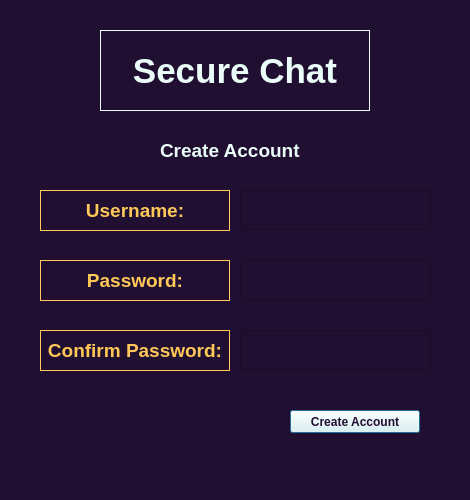
<?xml version="1.0" encoding="UTF-8"?>
<ui version="4.0">
 <class>Dialog</class>
 <widget class="QDialog" name="Dialog">
  <property name="geometry">
   <rect>
    <x>0</x>
    <y>0</y>
    <width>470</width>
    <height>500</height>
   </rect>
  </property>
  <property name="windowTitle">
   <string>Secure Chat - Create Account</string>
  </property>
  <property name="windowOpacity">
   <double>0.990000000000000</double>
  </property>
  <property name="styleSheet">
   <string notr="true">background-color:#210f32</string>
  </property>
  <widget class="QLineEdit" name="username">
   <property name="geometry">
    <rect>
     <x>240</x>
     <y>190</y>
     <width>191</width>
     <height>40</height>
    </rect>
   </property>
   <property name="styleSheet">
    <string notr="true">color:#eafdf8;font-size:14pt;</string>
   </property>
  </widget>
  <widget class="QLineEdit" name="password">
   <property name="geometry">
    <rect>
     <x>240</x>
     <y>260</y>
     <width>191</width>
     <height>40</height>
    </rect>
   </property>
   <property name="styleSheet">
    <string notr="true">color:#eafdf8;font-size:14pt;</string>
   </property>
  </widget>
  <widget class="QLineEdit" name="confirmPassword">
   <property name="geometry">
    <rect>
     <x>240</x>
     <y>330</y>
     <width>191</width>
     <height>40</height>
    </rect>
   </property>
   <property name="styleSheet">
    <string notr="true">color:#eafdf8;font-size:14pt;</string>
   </property>
  </widget>
  <widget class="QLabel" name="username_label_2">
   <property name="geometry">
    <rect>
     <x>160</x>
     <y>130</y>
     <width>151</width>
     <height>41</height>
    </rect>
   </property>
   <property name="font">
    <font>
     <family>Tahoma</family>
     <pointsize>14</pointsize>
     <weight>75</weight>
     <bold>true</bold>
    </font>
   </property>
   <property name="styleSheet">
    <string notr="true">color:#eafdf8</string>
   </property>
   <property name="text">
    <string>Create Account</string>
   </property>
  </widget>
  <widget class="QLabel" name="titleLabel">
   <property name="geometry">
    <rect>
     <x>100</x>
     <y>30</y>
     <width>270</width>
     <height>81</height>
    </rect>
   </property>
   <property name="font">
    <font>
     <family>Tahoma</family>
     <pointsize>26</pointsize>
     <weight>75</weight>
     <bold>true</bold>
    </font>
   </property>
   <property name="styleSheet">
    <string notr="true">font-size:26pt;color:#eafdf8</string>
   </property>
   <property name="frameShape">
    <enum>QFrame::Box</enum>
   </property>
   <property name="text">
    <string>Secure Chat</string>
   </property>
   <property name="alignment">
    <set>Qt::AlignCenter</set>
   </property>
  </widget>
  <widget class="QLabel" name="username_label">
   <property name="geometry">
    <rect>
     <x>40</x>
     <y>190</y>
     <width>190</width>
     <height>41</height>
    </rect>
   </property>
   <property name="font">
    <font>
     <family>Tahoma</family>
     <pointsize>14</pointsize>
     <weight>75</weight>
     <bold>true</bold>
    </font>
   </property>
   <property name="styleSheet">
    <string notr="true">font-size: 14pt;color:#ffc857</string>
   </property>
   <property name="frameShape">
    <enum>QFrame::Box</enum>
   </property>
   <property name="frameShadow">
    <enum>QFrame::Plain</enum>
   </property>
   <property name="text">
    <string>Username:</string>
   </property>
   <property name="scaledContents">
    <bool>true</bool>
   </property>
   <property name="alignment">
    <set>Qt::AlignCenter</set>
   </property>
   <property name="wordWrap">
    <bool>true</bool>
   </property>
  </widget>
  <widget class="QLabel" name="password_label_2">
   <property name="geometry">
    <rect>
     <x>40</x>
     <y>260</y>
     <width>190</width>
     <height>41</height>
    </rect>
   </property>
   <property name="font">
    <font>
     <family>Tahoma</family>
     <pointsize>14</pointsize>
     <weight>75</weight>
     <bold>true</bold>
    </font>
   </property>
   <property name="styleSheet">
    <string notr="true">font-size: 14pt;color:#ffc857</string>
   </property>
   <property name="frameShape">
    <enum>QFrame::Box</enum>
   </property>
   <property name="text">
    <string>Password:</string>
   </property>
   <property name="alignment">
    <set>Qt::AlignCenter</set>
   </property>
  </widget>
  <widget class="QLabel" name="password_label">
   <property name="geometry">
    <rect>
     <x>40</x>
     <y>330</y>
     <width>190</width>
     <height>41</height>
    </rect>
   </property>
   <property name="font">
    <font>
     <family>Tahoma</family>
     <pointsize>14</pointsize>
     <weight>75</weight>
     <bold>true</bold>
    </font>
   </property>
   <property name="styleSheet">
    <string notr="true">font-size: 14pt;color:#ffc857</string>
   </property>
   <property name="frameShape">
    <enum>QFrame::Box</enum>
   </property>
   <property name="text">
    <string>Confirm Password:</string>
   </property>
   <property name="alignment">
    <set>Qt::AlignCenter</set>
   </property>
  </widget>
  <widget class="QPushButton" name="signupButton">
   <property name="geometry">
    <rect>
     <x>290</x>
     <y>410</y>
     <width>130</width>
     <height>23</height>
    </rect>
   </property>
   <property name="font">
    <font>
     <family>Tahoma</family>
     <weight>75</weight>
     <bold>true</bold>
    </font>
   </property>
   <property name="styleSheet">
    <string notr="true">background-color:#eafdf8; color:#210f32</string>
   </property>
   <property name="text">
    <string>Create Account</string>
   </property>
  </widget>
 </widget>
 <resources/>
 <connections/>
</ui>
